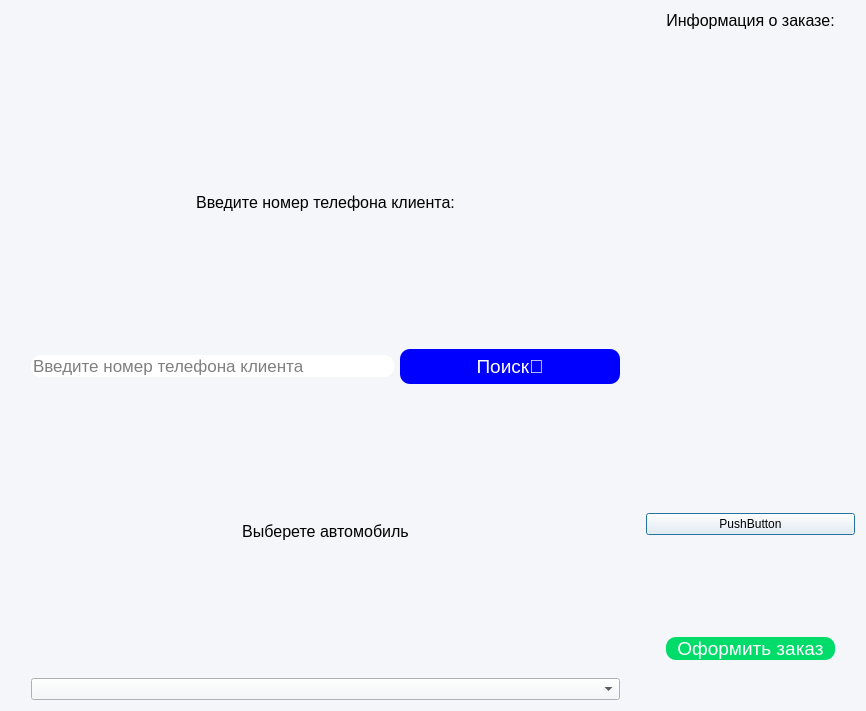
<?xml version="1.0" encoding="UTF-8"?>
<ui version="4.0">
 <class>Dialog</class>
 <widget class="QDialog" name="Dialog">
  <property name="geometry">
   <rect>
    <x>0</x>
    <y>0</y>
    <width>866</width>
    <height>711</height>
   </rect>
  </property>
  <property name="windowTitle">
   <string>Dialog</string>
  </property>
  <property name="styleSheet">
   <string notr="true">background-color: #F5F6FA</string>
  </property>
  <layout class="QGridLayout" name="gridLayout">
   <item row="1" column="1">
    <layout class="QVBoxLayout" name="verticalLayout_3">
     <property name="bottomMargin">
      <number>40</number>
     </property>
     <item>
      <widget class="QPushButton" name="pushButton">
       <property name="enabled">
        <bool>true</bool>
       </property>
       <property name="text">
        <string>PushButton</string>
       </property>
      </widget>
     </item>
     <item>
      <widget class="QLabel" name="error_label">
       <property name="minimumSize">
        <size>
         <width>0</width>
         <height>50</height>
        </size>
       </property>
       <property name="maximumSize">
        <size>
         <width>16777215</width>
         <height>22</height>
        </size>
       </property>
       <property name="font">
        <font>
         <pointsize>10</pointsize>
        </font>
       </property>
       <property name="styleSheet">
        <string notr="true">color: rgb(255, 0, 0)</string>
       </property>
       <property name="text">
        <string/>
       </property>
       <property name="alignment">
        <set>Qt::AlignBottom|Qt::AlignHCenter</set>
       </property>
       <property name="wordWrap">
        <bool>true</bool>
       </property>
      </widget>
     </item>
    </layout>
   </item>
   <item row="0" column="1">
    <layout class="QVBoxLayout" name="verticalLayout_2">
     <property name="leftMargin">
      <number>20</number>
     </property>
     <property name="rightMargin">
      <number>20</number>
     </property>
     <item>
      <widget class="QLabel" name="info_order_label">
       <property name="font">
        <font>
         <pointsize>12</pointsize>
        </font>
       </property>
       <property name="text">
        <string>Информация о заказе:</string>
       </property>
       <property name="alignment">
        <set>Qt::AlignHCenter|Qt::AlignTop</set>
       </property>
      </widget>
     </item>
    </layout>
   </item>
   <item row="2" column="1">
    <layout class="QHBoxLayout" name="horizontalLayout_2" stretch="0">
     <property name="leftMargin">
      <number>20</number>
     </property>
     <property name="rightMargin">
      <number>20</number>
     </property>
     <property name="bottomMargin">
      <number>40</number>
     </property>
     <item>
      <widget class="QPushButton" name="oformlenie_zakaza_btn">
       <property name="palette">
        <palette>
         <active>
          <colorrole role="WindowText">
           <brush brushstyle="SolidPattern">
            <color alpha="255">
             <red>255</red>
             <green>255</green>
             <blue>255</blue>
            </color>
           </brush>
          </colorrole>
          <colorrole role="Button">
           <brush brushstyle="SolidPattern">
            <color alpha="255">
             <red>0</red>
             <green>220</green>
             <blue>106</blue>
            </color>
           </brush>
          </colorrole>
          <colorrole role="Text">
           <brush brushstyle="SolidPattern">
            <color alpha="255">
             <red>255</red>
             <green>255</green>
             <blue>255</blue>
            </color>
           </brush>
          </colorrole>
          <colorrole role="ButtonText">
           <brush brushstyle="SolidPattern">
            <color alpha="255">
             <red>255</red>
             <green>255</green>
             <blue>255</blue>
            </color>
           </brush>
          </colorrole>
          <colorrole role="Base">
           <brush brushstyle="SolidPattern">
            <color alpha="255">
             <red>0</red>
             <green>220</green>
             <blue>106</blue>
            </color>
           </brush>
          </colorrole>
          <colorrole role="Window">
           <brush brushstyle="SolidPattern">
            <color alpha="255">
             <red>0</red>
             <green>220</green>
             <blue>106</blue>
            </color>
           </brush>
          </colorrole>
         </active>
         <inactive>
          <colorrole role="WindowText">
           <brush brushstyle="SolidPattern">
            <color alpha="255">
             <red>255</red>
             <green>255</green>
             <blue>255</blue>
            </color>
           </brush>
          </colorrole>
          <colorrole role="Button">
           <brush brushstyle="SolidPattern">
            <color alpha="255">
             <red>0</red>
             <green>220</green>
             <blue>106</blue>
            </color>
           </brush>
          </colorrole>
          <colorrole role="Text">
           <brush brushstyle="SolidPattern">
            <color alpha="255">
             <red>255</red>
             <green>255</green>
             <blue>255</blue>
            </color>
           </brush>
          </colorrole>
          <colorrole role="ButtonText">
           <brush brushstyle="SolidPattern">
            <color alpha="255">
             <red>255</red>
             <green>255</green>
             <blue>255</blue>
            </color>
           </brush>
          </colorrole>
          <colorrole role="Base">
           <brush brushstyle="SolidPattern">
            <color alpha="255">
             <red>0</red>
             <green>220</green>
             <blue>106</blue>
            </color>
           </brush>
          </colorrole>
          <colorrole role="Window">
           <brush brushstyle="SolidPattern">
            <color alpha="255">
             <red>0</red>
             <green>220</green>
             <blue>106</blue>
            </color>
           </brush>
          </colorrole>
         </inactive>
         <disabled>
          <colorrole role="WindowText">
           <brush brushstyle="SolidPattern">
            <color alpha="255">
             <red>255</red>
             <green>255</green>
             <blue>255</blue>
            </color>
           </brush>
          </colorrole>
          <colorrole role="Button">
           <brush brushstyle="SolidPattern">
            <color alpha="255">
             <red>0</red>
             <green>220</green>
             <blue>106</blue>
            </color>
           </brush>
          </colorrole>
          <colorrole role="Text">
           <brush brushstyle="SolidPattern">
            <color alpha="255">
             <red>255</red>
             <green>255</green>
             <blue>255</blue>
            </color>
           </brush>
          </colorrole>
          <colorrole role="ButtonText">
           <brush brushstyle="SolidPattern">
            <color alpha="255">
             <red>255</red>
             <green>255</green>
             <blue>255</blue>
            </color>
           </brush>
          </colorrole>
          <colorrole role="Base">
           <brush brushstyle="SolidPattern">
            <color alpha="255">
             <red>0</red>
             <green>220</green>
             <blue>106</blue>
            </color>
           </brush>
          </colorrole>
          <colorrole role="Window">
           <brush brushstyle="SolidPattern">
            <color alpha="255">
             <red>0</red>
             <green>220</green>
             <blue>106</blue>
            </color>
           </brush>
          </colorrole>
         </disabled>
        </palette>
       </property>
       <property name="font">
        <font>
         <pointsize>14</pointsize>
        </font>
       </property>
       <property name="styleSheet">
        <string notr="true">#oformlenie_zakaza_btn {
   background-color:rgb(0, 220, 106); /* Цвет фона кнопки */
    border-radius: 10px; /* Устанавливаем радиус закругления углов */
    color: white; /* Цвет текста кнопки */
}
#oformlenie_zakaza_btn:hover {
                background-color:rgb(0, 152, 0);
}


</string>
       </property>
       <property name="text">
        <string>Оформить заказ</string>
       </property>
      </widget>
     </item>
    </layout>
   </item>
   <item row="0" column="0" rowspan="3">
    <layout class="QVBoxLayout" name="verticalLayout">
     <property name="leftMargin">
      <number>20</number>
     </property>
     <property name="topMargin">
      <number>50</number>
     </property>
     <property name="rightMargin">
      <number>20</number>
     </property>
     <item>
      <widget class="QLabel" name="label_3">
       <property name="font">
        <font>
         <pointsize>12</pointsize>
        </font>
       </property>
       <property name="text">
        <string>Введите номер телефона клиента:</string>
       </property>
       <property name="alignment">
        <set>Qt::AlignCenter</set>
       </property>
      </widget>
     </item>
     <item>
      <layout class="QHBoxLayout" name="horizontalLayout">
       <item>
        <widget class="QLineEdit" name="number_client_edit">
         <property name="minimumSize">
          <size>
           <width>0</width>
           <height>0</height>
          </size>
         </property>
         <property name="font">
          <font>
           <family>MS Shell Dlg 2</family>
           <pointsize>13</pointsize>
          </font>
         </property>
         <property name="styleSheet">
          <string notr="true">#number_client_edit {
    border-radius: 10px; /* Устанавливаем радиус закругления углов */
    background-color: rgb(255, 255, 255); /* Цвет фона */
}
</string>
         </property>
         <property name="text">
          <string/>
         </property>
         <property name="placeholderText">
          <string>Введите номер телефона клиента</string>
         </property>
        </widget>
       </item>
       <item>
        <widget class="QPushButton" name="search_client_btn">
         <property name="minimumSize">
          <size>
           <width>220</width>
           <height>35</height>
          </size>
         </property>
         <property name="palette">
          <palette>
           <active>
            <colorrole role="WindowText">
             <brush brushstyle="SolidPattern">
              <color alpha="255">
               <red>255</red>
               <green>255</green>
               <blue>255</blue>
              </color>
             </brush>
            </colorrole>
            <colorrole role="Button">
             <brush brushstyle="SolidPattern">
              <color alpha="255">
               <red>0</red>
               <green>0</green>
               <blue>255</blue>
              </color>
             </brush>
            </colorrole>
            <colorrole role="Text">
             <brush brushstyle="SolidPattern">
              <color alpha="255">
               <red>255</red>
               <green>255</green>
               <blue>255</blue>
              </color>
             </brush>
            </colorrole>
            <colorrole role="ButtonText">
             <brush brushstyle="SolidPattern">
              <color alpha="255">
               <red>255</red>
               <green>255</green>
               <blue>255</blue>
              </color>
             </brush>
            </colorrole>
            <colorrole role="Base">
             <brush brushstyle="SolidPattern">
              <color alpha="255">
               <red>0</red>
               <green>0</green>
               <blue>255</blue>
              </color>
             </brush>
            </colorrole>
            <colorrole role="Window">
             <brush brushstyle="SolidPattern">
              <color alpha="255">
               <red>0</red>
               <green>0</green>
               <blue>255</blue>
              </color>
             </brush>
            </colorrole>
           </active>
           <inactive>
            <colorrole role="WindowText">
             <brush brushstyle="SolidPattern">
              <color alpha="255">
               <red>255</red>
               <green>255</green>
               <blue>255</blue>
              </color>
             </brush>
            </colorrole>
            <colorrole role="Button">
             <brush brushstyle="SolidPattern">
              <color alpha="255">
               <red>0</red>
               <green>0</green>
               <blue>255</blue>
              </color>
             </brush>
            </colorrole>
            <colorrole role="Text">
             <brush brushstyle="SolidPattern">
              <color alpha="255">
               <red>255</red>
               <green>255</green>
               <blue>255</blue>
              </color>
             </brush>
            </colorrole>
            <colorrole role="ButtonText">
             <brush brushstyle="SolidPattern">
              <color alpha="255">
               <red>255</red>
               <green>255</green>
               <blue>255</blue>
              </color>
             </brush>
            </colorrole>
            <colorrole role="Base">
             <brush brushstyle="SolidPattern">
              <color alpha="255">
               <red>0</red>
               <green>0</green>
               <blue>255</blue>
              </color>
             </brush>
            </colorrole>
            <colorrole role="Window">
             <brush brushstyle="SolidPattern">
              <color alpha="255">
               <red>0</red>
               <green>0</green>
               <blue>255</blue>
              </color>
             </brush>
            </colorrole>
           </inactive>
           <disabled>
            <colorrole role="WindowText">
             <brush brushstyle="SolidPattern">
              <color alpha="255">
               <red>255</red>
               <green>255</green>
               <blue>255</blue>
              </color>
             </brush>
            </colorrole>
            <colorrole role="Button">
             <brush brushstyle="SolidPattern">
              <color alpha="255">
               <red>0</red>
               <green>0</green>
               <blue>255</blue>
              </color>
             </brush>
            </colorrole>
            <colorrole role="Text">
             <brush brushstyle="SolidPattern">
              <color alpha="255">
               <red>255</red>
               <green>255</green>
               <blue>255</blue>
              </color>
             </brush>
            </colorrole>
            <colorrole role="ButtonText">
             <brush brushstyle="SolidPattern">
              <color alpha="255">
               <red>255</red>
               <green>255</green>
               <blue>255</blue>
              </color>
             </brush>
            </colorrole>
            <colorrole role="Base">
             <brush brushstyle="SolidPattern">
              <color alpha="255">
               <red>0</red>
               <green>0</green>
               <blue>255</blue>
              </color>
             </brush>
            </colorrole>
            <colorrole role="Window">
             <brush brushstyle="SolidPattern">
              <color alpha="255">
               <red>0</red>
               <green>0</green>
               <blue>255</blue>
              </color>
             </brush>
            </colorrole>
           </disabled>
          </palette>
         </property>
         <property name="font">
          <font>
           <pointsize>14</pointsize>
          </font>
         </property>
         <property name="styleSheet">
          <string notr="true">#search_client_btn {
   background-color:rgb(0, 0, 255); /* Цвет фона кнопки */
    border-radius: 10px; /* Устанавливаем радиус закругления углов */
    color: white; /* Цвет текста кнопки */
}
#search_client_btn:hover {
                background-color: rgb(0, 0, 158)
}

</string>
         </property>
         <property name="text">
          <string>Поиск🔎</string>
         </property>
        </widget>
       </item>
      </layout>
     </item>
     <item>
      <widget class="QLabel" name="label_5">
       <property name="font">
        <font>
         <pointsize>12</pointsize>
        </font>
       </property>
       <property name="text">
        <string>Выберете автомобиль</string>
       </property>
       <property name="alignment">
        <set>Qt::AlignCenter</set>
       </property>
      </widget>
     </item>
     <item>
      <widget class="QComboBox" name="car_combobox"/>
     </item>
    </layout>
   </item>
  </layout>
 </widget>
 <resources/>
 <connections/>
</ui>
